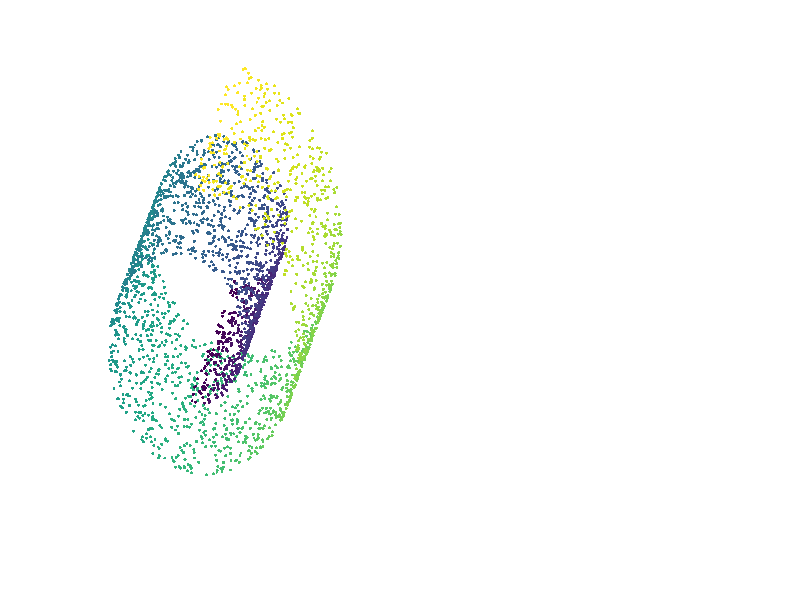

The MATLAB source for this figure: (Note: this script raises an error after producing the figure.)
%DATE: 2020.04.18

clear;
clc;

N=3000;
K=15; d=2; sigma=0.5;
point_size = 5;

% GENERATE THE SWISSROLL
tt = (3*pi/2)*(1+2*rand(1,N));   
height = 20*rand(1,N);
swissRoll = [(tt).*cos(tt); height; (tt).*sin(tt)];

% SHOW THE PICTURE
subplot(1,2,1); cla;
scatter3(swissRoll(1,:),swissRoll(2,:),swissRoll(3,:),point_size,tt,'filled');
view([12 20]);
grid off; axis off; hold on;

% RUN LLE ALGORITHM
Y=algorithm_lle(swissRoll,K,d);
subplot(1,2,2); cla;
scatter(Y(1,:),Y(2,:),point_size,tt,'+');
title('LLE');
grid off; axis off; hold on;

